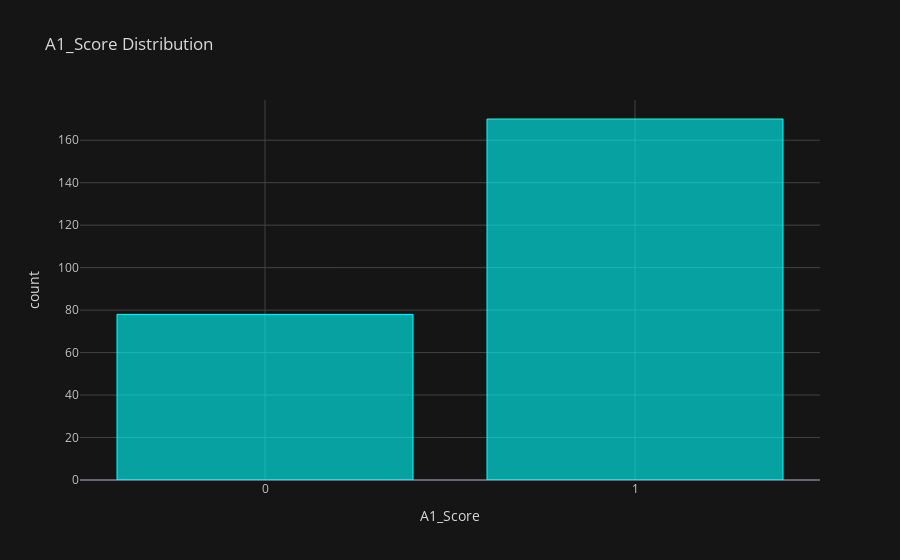
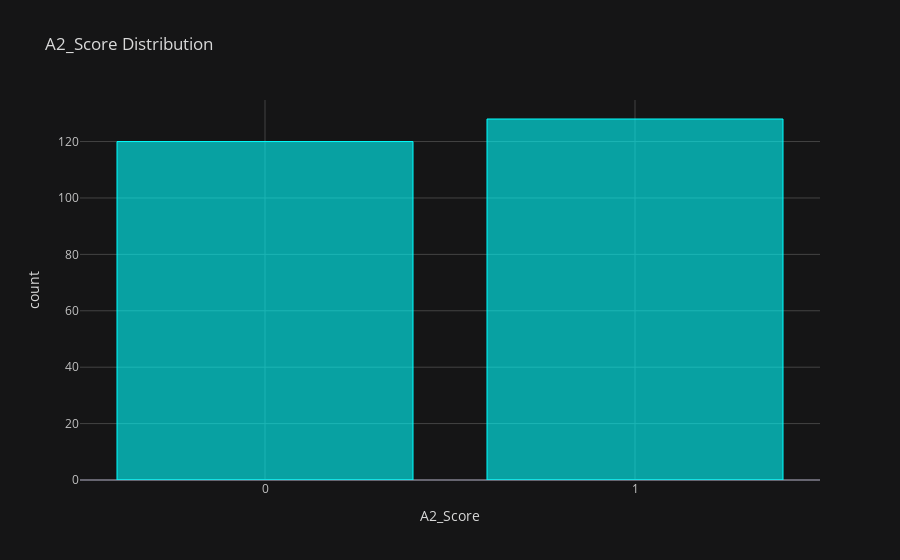
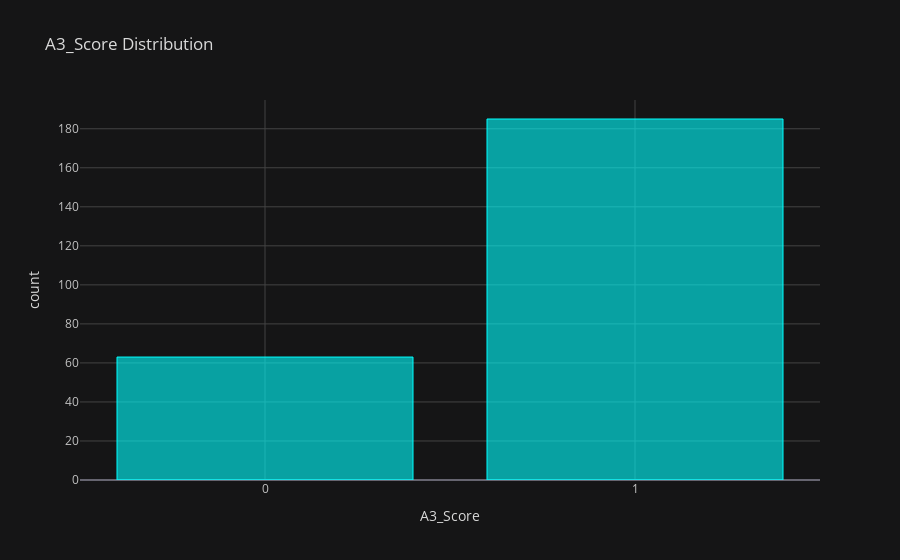

The code cell stored with these charts, in order, in its notebook:
### Code cell
for i in range(1, 11):
    name = 'A' + str(i) + '_Score'
    print(name)
    df.astype('string').groupby(name).count()['age'].iplot(kind='bar',title=name + ' Distribution', yTitle='count', theme='solar', color='cyan', xTitle=name)
    # fig.show()

### Figure 1 — Plotly figure (JSON) as saved in the notebook; plotly's stock layout.template omitted (floating-point values rounded to 4 significant figures)
{"data": [{"marker": {"color": "rgba(0, 255, 255, 0.6)", "line": {"color": "rgba(0, 255, 255, 1.0)", "width": 1}}, "name": "age", "orientation": "v", "text": "", "type": "bar", "x": ["0", "1"], "y": [78, 170]}], "layout": {"legend": {"bgcolor": "#151516", "font": {"color": "#D9D9D9"}}, "paper_bgcolor": "#151516", "plot_bgcolor": "#151516", "title": {"font": {"color": "#D9D9D9"}, "text": "A1_Score Distribution"}, "xaxis": {"gridcolor": "#434343", "showgrid": true, "tickfont": {"color": "#C2C2C2"}, "title": {"font": {"color": "#D9D9D9"}, "text": "A1_Score"}, "zerolinecolor": "#666570"}, "yaxis": {"gridcolor": "#434343", "showgrid": true, "tickfont": {"color": "#C2C2C2"}, "title": {"font": {"color": "#D9D9D9"}, "text": "count"}, "zerolinecolor": "#666570"}}}

### Figure 2 — Plotly figure (JSON) as saved in the notebook; plotly's stock layout.template omitted (floating-point values rounded to 4 significant figures)
{"data": [{"marker": {"color": "rgba(0, 255, 255, 0.6)", "line": {"color": "rgba(0, 255, 255, 1.0)", "width": 1}}, "name": "age", "orientation": "v", "text": "", "type": "bar", "x": ["0", "1"], "y": [120, 128]}], "layout": {"legend": {"bgcolor": "#151516", "font": {"color": "#D9D9D9"}}, "paper_bgcolor": "#151516", "plot_bgcolor": "#151516", "title": {"font": {"color": "#D9D9D9"}, "text": "A2_Score Distribution"}, "xaxis": {"gridcolor": "#434343", "showgrid": true, "tickfont": {"color": "#C2C2C2"}, "title": {"font": {"color": "#D9D9D9"}, "text": "A2_Score"}, "zerolinecolor": "#666570"}, "yaxis": {"gridcolor": "#434343", "showgrid": true, "tickfont": {"color": "#C2C2C2"}, "title": {"font": {"color": "#D9D9D9"}, "text": "count"}, "zerolinecolor": "#666570"}}}

### Figure 3 — Plotly figure (JSON) as saved in the notebook; plotly's stock layout.template omitted (floating-point values rounded to 4 significant figures)
{"data": [{"marker": {"color": "rgba(0, 255, 255, 0.6)", "line": {"color": "rgba(0, 255, 255, 1.0)", "width": 1}}, "name": "age", "orientation": "v", "text": "", "type": "bar", "x": ["0", "1"], "y": [63, 185]}], "layout": {"legend": {"bgcolor": "#151516", "font": {"color": "#D9D9D9"}}, "paper_bgcolor": "#151516", "plot_bgcolor": "#151516", "title": {"font": {"color": "#D9D9D9"}, "text": "A3_Score Distribution"}, "xaxis": {"gridcolor": "#434343", "showgrid": true, "tickfont": {"color": "#C2C2C2"}, "title": {"font": {"color": "#D9D9D9"}, "text": "A3_Score"}, "zerolinecolor": "#666570"}, "yaxis": {"gridcolor": "#434343", "showgrid": true, "tickfont": {"color": "#C2C2C2"}, "title": {"font": {"color": "#D9D9D9"}, "text": "count"}, "zerolinecolor": "#666570"}}}
